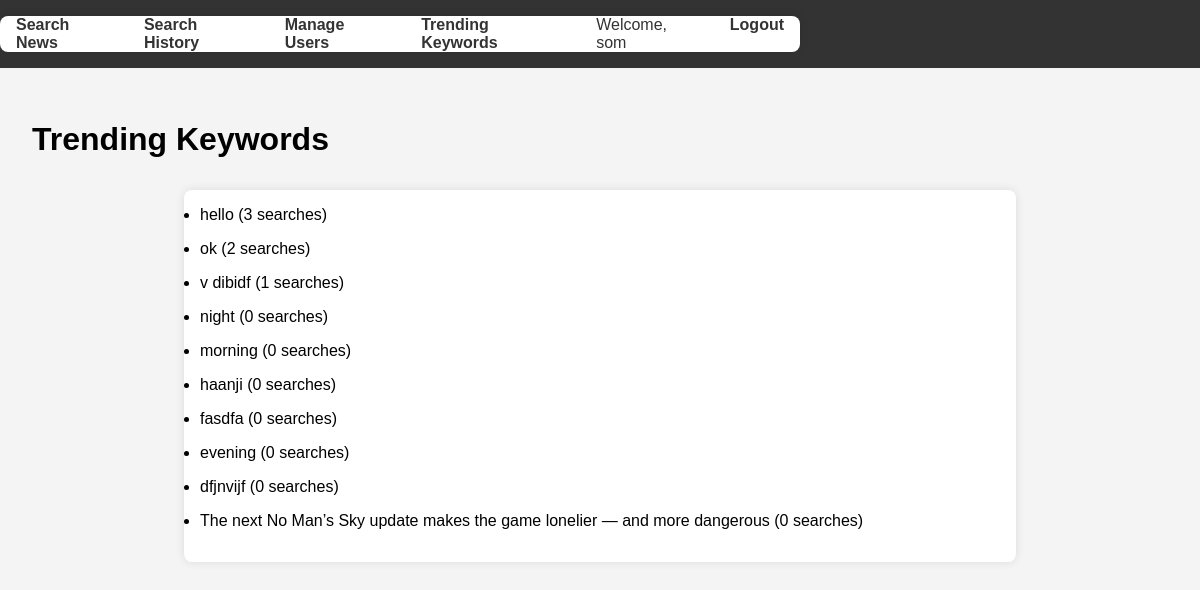
/admin_panel/trending_keywords/ (signed in), run on the app's committed database.
### search/models.py (models this page shows, shortened)
class KeywordSearch(models.Model):
    user = models.ForeignKey(User, on_delete=models.CASCADE)
    keyword = models.CharField(max_length=255)
    last_searched = models.DateTimeField(auto_now=True)
    last_api_request = models.DateTimeField(null=True, blank=True)
    search_count = models.IntegerField(default=0)

### admin_panel/views.py (the view)
# urls.py: path('trending_keywords/', views.trending_keywords, name='trending_keywords'),
@user_passes_test(lambda u: u.is_superuser)
def trending_keywords(request):
    keywords = KeywordSearch.objects.values('keyword').annotate(count=models.Sum('search_count')).order_by('-count')[:10]
    return render(request, 'admin_panel/trending_keywords.html', {'keywords': keywords})

### admin_panel/templates/admin_panel/trending_keywords.html
{% extends "base.html" %}
{% block content %}
<h1>Trending Keywords</h1>
<ul>
    {% for keyword in keywords %}
        <li>{{ keyword.keyword }} ({{ keyword.count }} searches)</li>
    {% endfor %}
</ul>
{% endblock %}

### templates/base.html (shortened to what this page needs)
{% load static %}
<!DOCTYPE html>
<html>
<head>
    <link rel="stylesheet" type="text/css" href="{% static 'css/styles.css' %}">
</head>
<body>
    <header>
        <nav>
            <ul>
                <li><a href="{% url 'search_news' %}">Search News</a></li>
                <li><a href="{% url 'search_history' %}">Search History</a></li>
                {% if user.is_superuser %}
                    <li><a href="{% url 'manage_users' %}">Manage Users</a></li>
                    <li><a href="{% url 'trending_keywords' %}">Trending Keywords</a></li>
                {% endif %}
                {% if user.is_authenticated %}
                    <li>Welcome, {{ user.username }}</li>
                    <li><a href="{% url 'logout' %}">Logout</a></li>
                {% else %}
                    <li><a href="{% url 'login' %}">Login</a></li>
                {% endif %}
            </ul>
        </nav>
    </header>
    <main>
        {% block content %}
        {% endblock %}
    </main>
</body>
</html>

### static/css/styles.css (style rules this page uses)
body { font-family: Arial, sans-serif; margin: 0; padding: 0; background-color: #f4f4f4; }
header { background-color: #333; color: white; padding: 1rem 0; }
nav ul { list-style-type: none; margin: 0; padding: 0; display: flex; justify-content: center; }
nav ul li { margin: 0 1rem; color: #333; text-decoration: none; }
nav ul li a { color: #333; text-decoration: none; }
main { padding: 2rem; }
ul { max-width: 800px; margin: 2rem auto; background: white; padding: 1rem; border-radius: 8px; box-shadow: 0 0 10px rgba(0, 0, 0, 0.1); }
ul li { margin-bottom: 1rem; }
ul li a { font-weight: bold; }

### data on the page
KeywordSearch: keyword "v dibidf", count "1"
KeywordSearch: keyword "night", count "0"
KeywordSearch: keyword "morning", count "0"
KeywordSearch: keyword "haanji", count "0"
KeywordSearch: keyword "fasdfa", count "0"
KeywordSearch: keyword "evening", count "0"
KeywordSearch: keyword "dfjnvijf", count "0"
KeywordSearch: keyword "The next No Man’s Sky update makes the game lonelier — and more dangerous", count "0"

### other printed values
{{ user.username }} "som"
{{ keyword.keyword }} "hello" "ok"
{{ keyword.count }} "3" "2"
